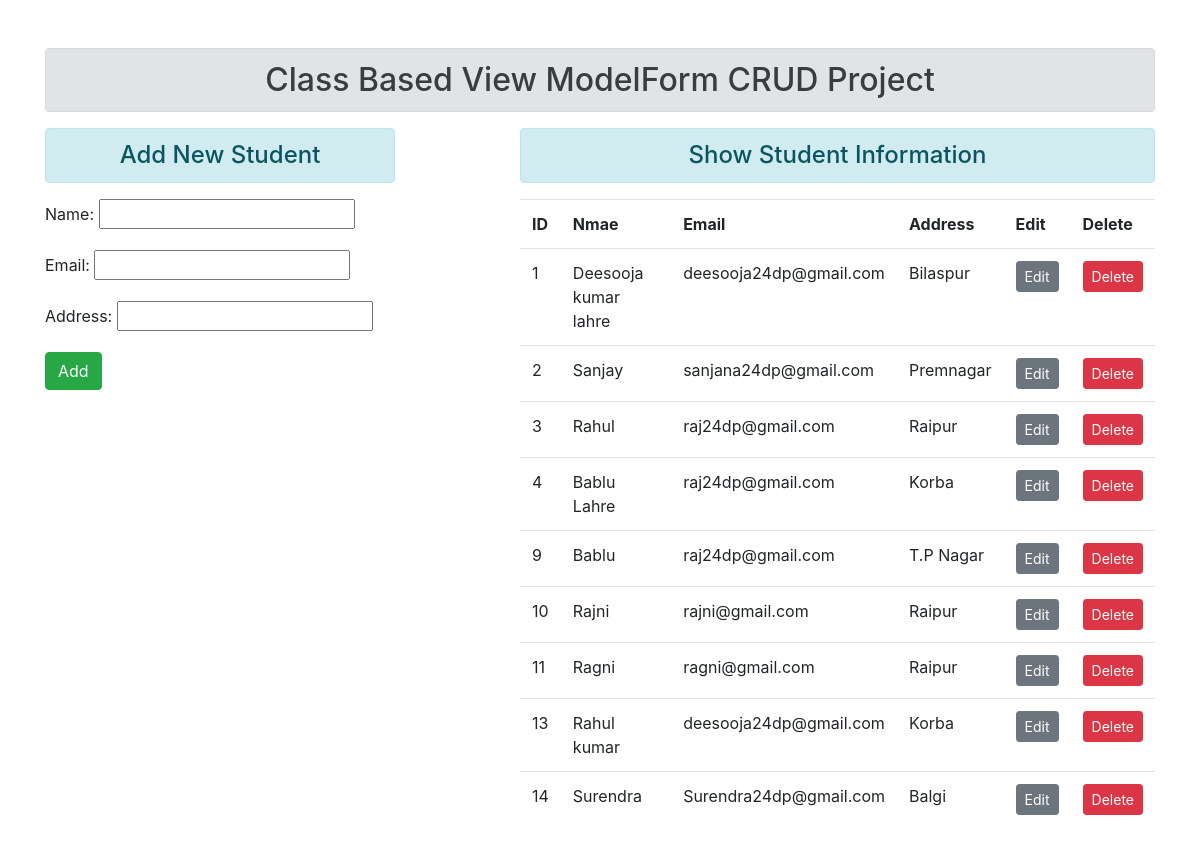
The page / on the database its author committed.
### student/models.py (models this page shows)
class registration(models.Model):
   name = models.CharField(max_length=70)
   email = models.EmailField(max_length=100)
   address = models.CharField(max_length=100)

### student/views.py (the view)
# urls.py: path('',views.ShowData.as_view(), name="showdata"),
class ShowData(View):
    def get(self, request):
        fm = Registrationform()
        retrivdata = registration.objects.all()
        return render(request, 'student/show.html', {'form': fm, 'retrivedata_key': retrivdata})

### student/form.py
class Registrationform(forms.ModelForm):
    class Meta :
        model = registration
        fields=['name','email','address']

### student/templates/student/show.html (shortened to what this page needs)
<!DOCTYPE html>
{% extends 'student/base.html' %}
{% block allcontain %}
<div class="row">
    <div class="col-sm-4">
     <h4 class="text-center alert alert-info">Add New Student</h4>
     <form action="{% url 'insertdata' %}" method="POST">
        {{form.as_p}}
        <input type="submit" class="btn btn-success" value="Add">
    </form>
    </div>
    <div class="col-sm-7 offset-1">
  <h4 class="text-center alert alert-info">Show Student Information</h4>
        {% if retrivedata_key %}
     <table class="table table-hover">
        <tr>
          <th>ID</th>
          <th>Nmae</th>
          <th>Email</th>
          <th>Address</th>
          <th>Edit</th>
          <th>Delete</th>
        </tr>
        {% for out in retrivedata_key %}
        <tr>
            <td>{{out.id}}</td>
            <td>{{out.name}}</td>
            <td>{{out.email}}</td>
            <td>{{out.address}}</td>
            <td><a href="{% url 'updatedata' out.id %}"><button class="btn btn-secondary btn-sm" >Edit</button></a></td>
            <td><a href="{%url 'deletedata' out.id %}"><button class="btn btn-danger btn-sm">Delete</button></a></td>
        </tr>
        {% endfor %}
     </table>
    {% endif %}
    </div>
</div>
{% endblock allcontain %}

### student/templates/student/base.html (shortened to what this page needs)
<!DOCTYPE html>
{% load static %}
<html lang="en">
<head>
    <link rel="stylesheet" href="{% static 'student\boostrap\bootstrap.css' %}">
    <link rel="stylesheet" href="{% static 'student/css/style.css' %}">
</head>
<body>
    <div class="container mt-5">
       <h2 class="text-center alert alert-secondary">Class Based View ModelForm CRUD Project</h2>
       {% block allcontain %}{% endblock allcontain %}
    </div>
</body>
</html>

### rows shown on the page
registration: id "1", name "Deesooja kumar lahre", email "deesooja24dp@gmail.com", address "Bilaspur"
registration: id "2", name "Sanjay", email "sanjana24dp@gmail.com", address "Premnagar"
registration: id "3", name "Rahul", email "raj24dp@gmail.com", address "Raipur"
registration: id "4", name "Bablu Lahre", email "raj24dp@gmail.com", address "Korba"
registration: id "9", name "Bablu", email "raj24dp@gmail.com", address "T.P Nagar"
registration: id "10", name "Rajni", email "rajni@gmail.com", address "Raipur"
registration: id "11", name "Ragni", email "ragni@gmail.com", address "Raipur"
registration: id "13", name "Rahul kumar", email "deesooja24dp@gmail.com", address "Korba"
registration: id "14", name "Surendra", email "Surendra24dp@gmail.com", address "Balgi"
